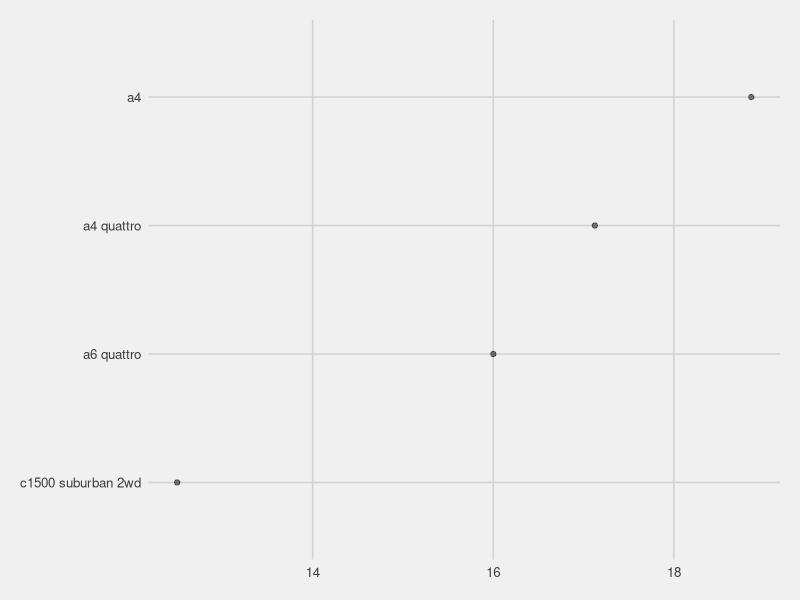
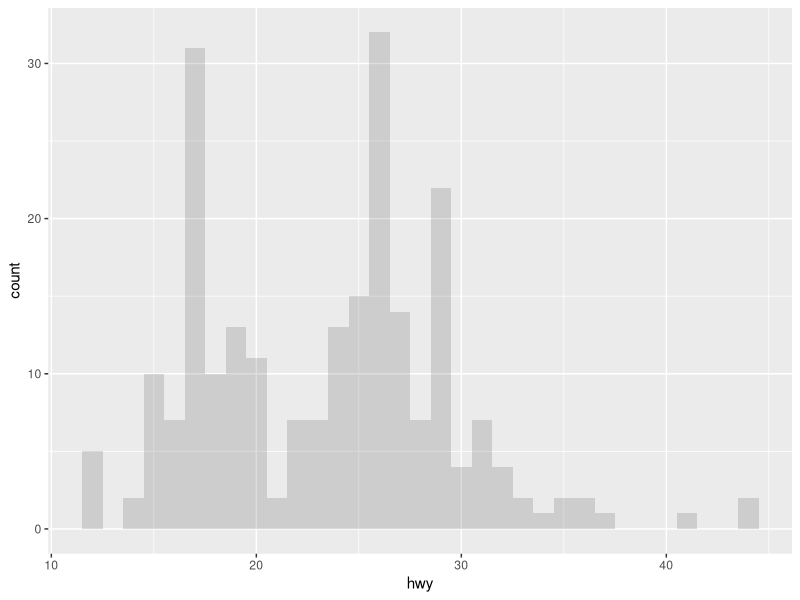
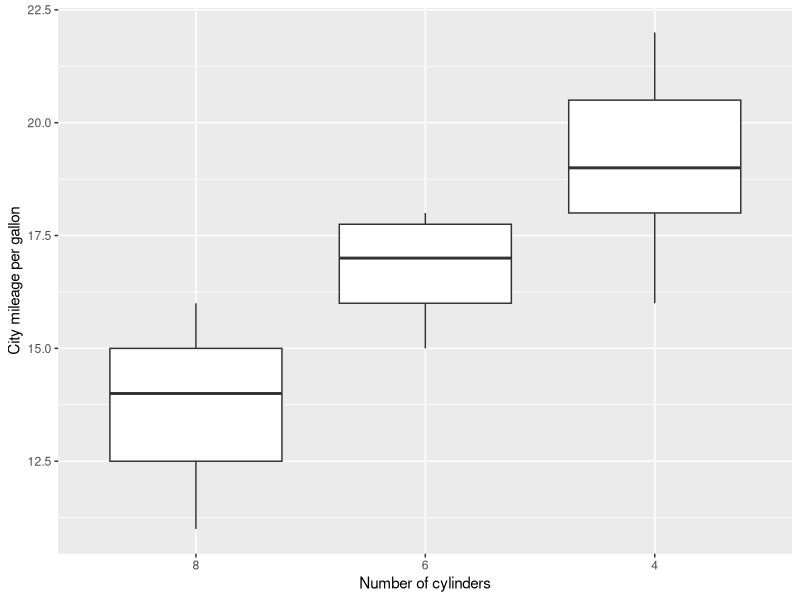
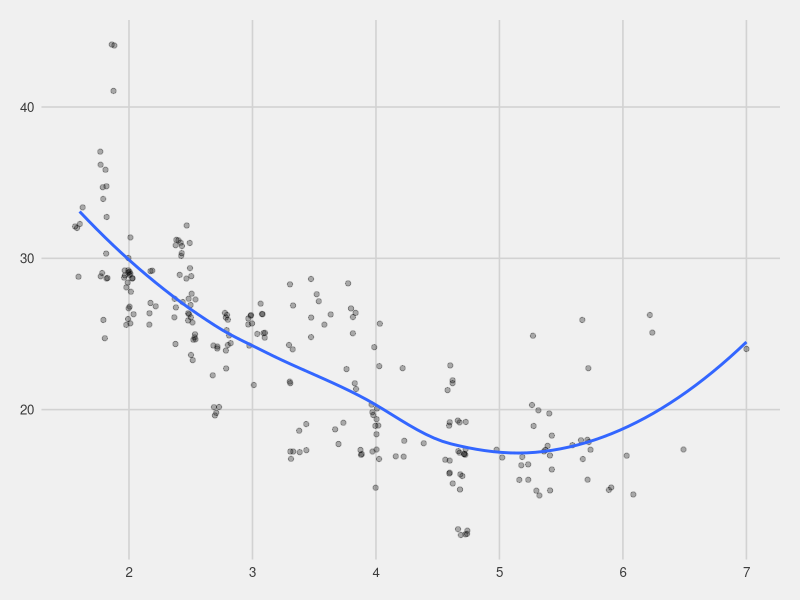

Reproduce these figures in R, in order.
## ---- chunk 1
library(tufte)
# invalidate cache when the tufte version changes
knitr::opts_chunk$set(tidy = FALSE, cache.extra = packageVersion('tufte'))
options(htmltools.dir.version = FALSE)
## ---- chunk 2
suppressPackageStartupMessages(library(ggplot2))
suppressPackageStartupMessages(library(dplyr))
library(GGally)
library(ggthemes)
library(MASS)
## ---- chunk 3
mpg[1:20,] %>%
  group_by(model) %>%
  summarise(avg_cty = mean(cty, na.rm = T)) %>%
  ggplot(mapping = aes(x = avg_cty, y = reorder(model, avg_cty))) +
    geom_point(alpha = 0.5) +
    theme_fivethirtyeight() +
    labs(x = 'avg_cty')
## ---- chunk 4

mpg %>%
  ggplot(mapping = aes(hwy)) +
  geom_histogram(binwidth = 1, alpha = 0.2)

## ---- chunk 5
mpg[1:40,] %>%
  ggplot(mapping = aes(x = reorder(factor(cyl),cty), y = cty)) +
    geom_boxplot() +
    xlab("Number of cylinders") +
    ylab("City mileage per gallon")
## ---- chunk 6
mpg %>%
  ggplot(mapping = aes(y = hwy, x = displ)) +
    geom_jitter(alpha = 0.3) +
    geom_smooth(se = FALSE) +
    theme_fivethirtyeight()
